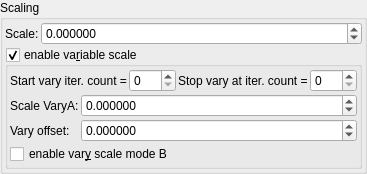
    <widget class="QGroupBox" name="groupBox_3">
     <property name="title">
      <string>Scaling</string>
     </property>
     <layout class="QVBoxLayout" name="verticalLayout_13" stretch="0,0">
      <property name="spacing">
       <number>2</number>
      </property>
      <property name="leftMargin">
       <number>2</number>
      </property>
      <property name="topMargin">
       <number>2</number>
      </property>
      <property name="rightMargin">
       <number>2</number>
      </property>
      <property name="bottomMargin">
       <number>2</number>
      </property>
      <item>
       <layout class="QGridLayout" name="gridLayout_4" columnstretch="0,1">
        <property name="spacing">
         <number>2</number>
        </property>
        <item row="1" column="0">
         <widget class="QLabel" name="label_8">
          <property name="text">
           <string>Scale:</string>
          </property>
         </widget>
        </item>
        <item row="1" column="1">
         <widget class="MyDoubleSpinBox" name="spinbox_mandelbox_scale">
          <property name="sizePolicy">
           <sizepolicy hsizetype="Minimum" vsizetype="Maximum">
            <horstretch>0</horstretch>
            <verstretch>0</verstretch>
           </sizepolicy>
          </property>
          <property name="prefix">
           <string/>
          </property>
          <property name="suffix">
           <string/>
          </property>
          <property name="decimals">
           <number>6</number>
          </property>
          <property name="minimum">
           <double>-99.998999999999995</double>
          </property>
          <property name="maximum">
           <double>99.998999999999995</double>
          </property>
          <property name="singleStep">
           <double>0.100000000000000</double>
          </property>
         </widget>
        </item>
       </layout>
      </item>
      <item>
       <widget class="MyGroupBox" name="groupCheck_transf_function_enabledF_false">
        <property name="title">
         <string>enable va&amp;riable scale</string>
        </property>
        <property name="checkable">
         <bool>true</bool>
        </property>
        <layout class="QVBoxLayout" name="verticalLayout_15" stretch="0,0">
         <property name="spacing">
          <number>2</number>
         </property>
         <property name="leftMargin">
          <number>2</number>
         </property>
         <property name="topMargin">
          <number>2</number>
         </property>
         <property name="rightMargin">
          <number>2</number>
         </property>
         <property name="bottomMargin">
          <number>2</number>
         </property>
         <item>
          <layout class="QHBoxLayout" name="horizontalLayout">
           <property name="topMargin">
            <number>0</number>
           </property>
           <item>
            <widget class="QLabel" name="label_74">
             <property name="text">
              <string>Start vary iter. count =</string>
             </property>
             <property name="wordWrap">
              <bool>true</bool>
             </property>
            </widget>
           </item>
           <item>
            <widget class="MySpinBox" name="spinboxInt_transf_start_iterations_X">
             <property name="sizePolicy">
              <sizepolicy hsizetype="Minimum" vsizetype="Maximum">
               <horstretch>0</horstretch>
               <verstretch>0</verstretch>
              </sizepolicy>
             </property>
             <property name="minimum">
              <number>0</number>
             </property>
             <property name="maximum">
              <number>999</number>
             </property>
             <property name="value">
              <number>0</number>
             </property>
            </widget>
           </item>
           <item>
            <widget class="QLabel" name="label_59">
             <property name="text">
              <string>Stop vary at iter. count =</string>
             </property>
             <property name="wordWrap">
              <bool>true</bool>
             </property>
            </widget>
           </item>
           <item>
            <widget class="MySpinBox" name="spinboxInt_transf_stop_iterations_X">
             <property name="sizePolicy">
              <sizepolicy hsizetype="Preferred" vsizetype="Maximum">
               <horstretch>0</horstretch>
               <verstretch>0</verstretch>
              </sizepolicy>
             </property>
             <property name="maximum">
              <number>999</number>
             </property>
            </widget>
           </item>
          </layout>
         </item>
         <item>
          <layout class="QGridLayout" name="gridLayout_31" columnstretch="0,1">
           <property name="spacing">
            <number>2</number>
           </property>
           <item row="3" column="0" colspan="2">
            <widget class="QCheckBox" name="checkBox_transf_function_enabledM_false">
             <property name="text">
              <string>enable var&amp;y scale mode B</string>
             </property>
            </widget>
           </item>
           <item row="1" column="1">
            <widget class="MyDoubleSpinBox" name="spinbox_transf_scale_vary_0">
             <property name="sizePolicy">
              <sizepolicy hsizetype="Minimum" vsizetype="Maximum">
               <horstretch>0</horstretch>
               <verstretch>0</verstretch>
              </sizepolicy>
             </property>
             <property name="prefix">
              <string/>
             </property>
             <property name="suffix">
              <string/>
             </property>
             <property name="decimals">
              <number>6</number>
             </property>
             <property name="minimum">
              <double>-100000.000000000000000</double>
             </property>
             <property name="maximum">
              <double>100000.000000000000000</double>
             </property>
             <property name="singleStep">
              <double>0.100000000000000</double>
             </property>
            </widget>
           </item>
           <item row="2" column="0">
            <widget class="QLabel" name="label_150">
             <property name="text">
              <string>Vary offset:</string>
             </property>
            </widget>
           </item>
           <item row="2" column="1">
            <widget class="MyDoubleSpinBox" name="spinbox_transf_scaleB_1">
             <property name="sizePolicy">
              <sizepolicy hsizetype="Minimum" vsizetype="Maximum">
               <horstretch>0</horstretch>
               <verstretch>0</verstretch>
              </sizepolicy>
             </property>
             <property name="prefix">
              <string/>
             </property>
             <property name="suffix">
              <string/>
             </property>
             <property name="decimals">
              <number>6</number>
             </property>
             <property name="minimum">
              <double>-100000.000000000000000</double>
             </property>
             <property name="maximum">
              <double>100000.000000000000000</double>
             </property>
             <property name="singleStep">
              <double>0.100000000000000</double>
             </property>
            </widget>
           </item>
           <item row="1" column="0">
            <widget class="QLabel" name="label_144">
             <property name="text">
              <string>Scale VaryA:</string>
             </property>
            </widget>
           </item>
          </layout>
         </item>
        </layout>
       </widget>
      </item>
     </layout>
    </widget>
